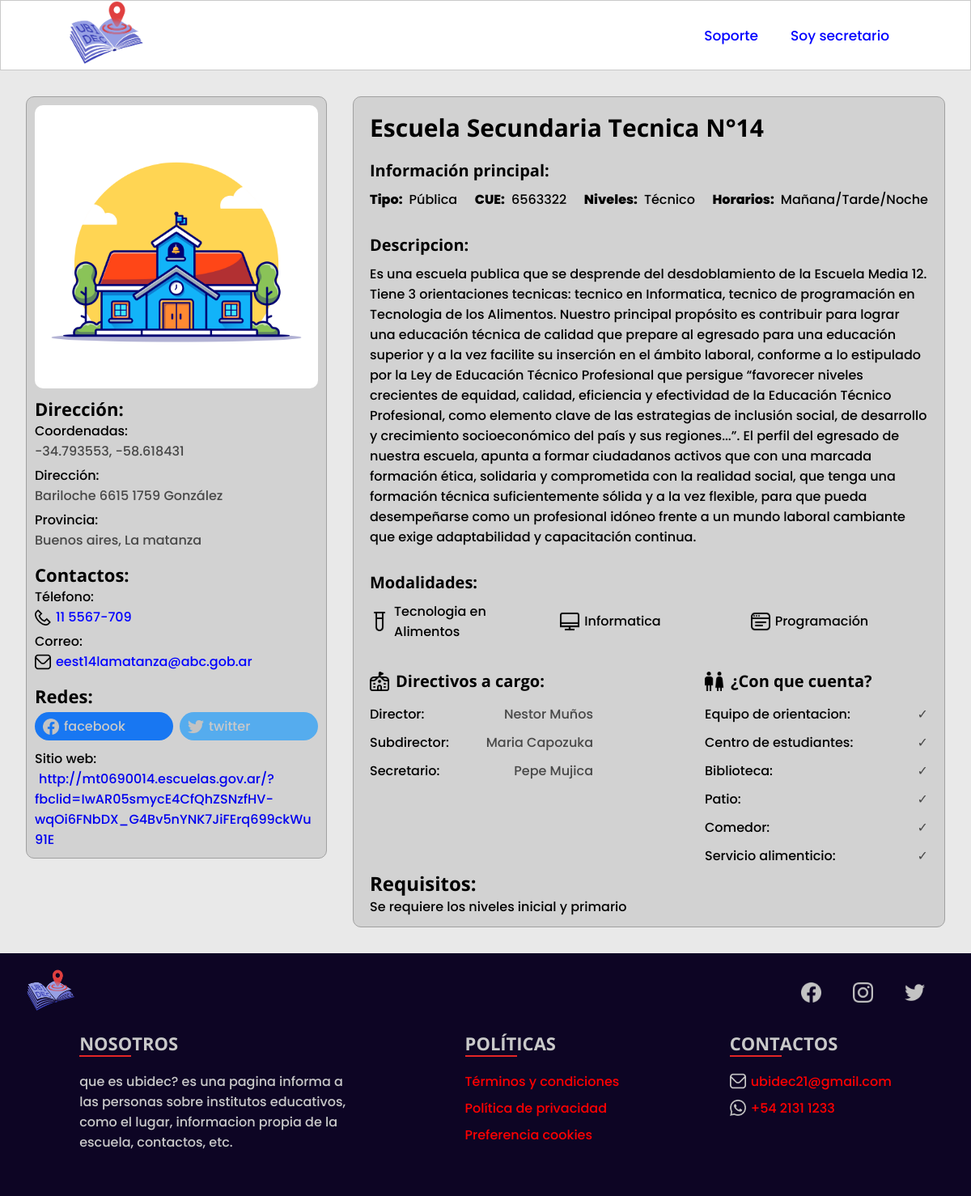
/noinstitucion.php?id=1, run on the app's committed database.
### tables this page shows
CREATE TABLE `institutos` (
  `id` int(11) NOT NULL,
  `id_secretario` int(11) NOT NULL,
  `coordenadas` varchar(255) NOT NULL,
  `direccion` varchar(255) NOT NULL,
  `provincia` int(11) NOT NULL,
  `localidad` int(11) NOT NULL,
  `telefono` varchar(11) NOT NULL,
  `correo` varchar(255) NOT NULL,
  `pagina` varchar(1000) NOT NULL,
  `nom_instu` varchar(255) NOT NULL,
  `tipo` varchar(255) NOT NULL,
  `cue` int(11) NOT NULL,
  `niveles` varchar(255) NOT NULL,
  `horarios` varchar(255) NOT NULL,
  `descripcion` text NOT NULL,
  `director` varchar(255) NOT NULL,
  `subdirector` varchar(255) NOT NULL,
  `secretario` varchar(255) NOT NULL,
  `requisitos` text NOT NULL,
  `f_actualizacion` timestamp NOT NULL DEFAULT current_timestamp() ON UPDATE current_timestamp()
);

CREATE TABLE `provincias` (
  `id` int(11) NOT NULL,
  `provincia` varchar(255) NOT NULL
);

CREATE TABLE `localidades` (
  `id` int(11) NOT NULL,
  `localidad` varchar(255) NOT NULL
);

CREATE TABLE `redes` (
  `id` int(11) NOT NULL,
  `icon` varchar(255) NOT NULL,
  `tipo` varchar(20) NOT NULL,
  `link` varchar(255) NOT NULL,
  `color` varchar(255) NOT NULL,
  `id_institucion` int(11) NOT NULL
);

CREATE TABLE `modalidades` (
  `id` int(11) NOT NULL,
  `icon` varchar(9999) NOT NULL,
  `modalidad` varchar(255) NOT NULL
);

### noinstitucion.php (the view, shortened to what this page needs)
<?php
include "sistem/conexion.php";
if (isset($_GET['id']) && !empty($_GET['id'])) {
    $institutoID = $_GET['id'];
    $sql = "SELECT institutos.id, provincias.provincia AS provi, institutos.provincia, localidades.localidad AS locas, institutos.localidad,
    coordenadas, direccion, telefono, correo, pagina,nom_instu, tipo, cue,niveles, horarios, descripcion, director, subdirector, secretario, requisitos FROM institutos
    INNER JOIN provincias ON provincias.id=institutos.provincia
    INNER JOIN localidades ON localidades.id=institutos.localidad
    WHERE institutos.id = $institutoID";
    $r = $con->query($sql);
    if ($r->num_rows > 0) {
        $instituto = $r->fetch_assoc();
        $provin = $instituto['provi'];
        $loca = $instituto['locas'];
        $sql_cuenta = "SELECT * FROM ins_cuenta WHERE id_institucion = $institutoID";
        $r_cuenta = $con->query($sql_cuenta);
        $cuenta = $r_cuenta->fetch_assoc();
        $sql_modalidad = "SELECT modalidades.modalidad, modalidades.icon FROM modalidades
        INNER JOIN mod_insti ON modalidades.id = mod_insti.id_modalidad
        WHERE mod_insti.id_institucion = $institutoID";
        $r_modalidad = $con->query($sql_modalidad);
                if ($r_modalidad === false) {
            echo "Error en la consulta de modalidades: " . $con->error;
        } else {
            $modalidad = [];
                while ($row = $r_modalidad->fetch_assoc()) {
                $modalidad[] = $row;
            }
        }
        $sql_redes = "SELECT redes.tipo, redes.link, redes.color, redes.icon FROM redes
        INNER JOIN institutos ON redes.id_institucion = institutos.id
        WHERE institutos.id = $institutoID";
            $r_redes = $con->query($sql_redes);
        if ($r_redes === false) {
         echo "Error en la consulta de redes sociales: " . $con->error;
        } else {
        $redes = [];
            while ($row = $r_redes->fetch_assoc()) {
        $redes[] = $row;
            }
        }
    } else {
        header("location:noindex.php");
    }
} else {
    header("location:noindex.php");
}
?>
<!DOCTYPE html>
<html lang="en">
<head>
    <link rel="stylesheet" href="estilo/institucion.css">
</head>
<body>
    <div class="menu">
        <header class="menu-content">
            <a href="index.php"><img class="logo" src="icons/logo_ubidec _cheto.png" alt=""></a>
            <div class="support">
                <div class="support-items">
                    <a href="#">Soporte</a>
                    <a href="session.php">Soy secretario</a>
                </div>
            </div>
        </div>
    <main class="contenido">
        <section class="info-general">
            <div class="info-colum1">
                <header class="photo-instituto">
                    <img src="img/escuela-reference.jpg" alt="">
                </header>
                <div class="direction">
                    <h2 style="font-size: 22px;">Dirección:</h2>
                    <div class="coordinate"><span>Coordenadas:</span><p><?php echo $instituto['coordenadas']; ?></p></div>
                    <div class="coordinate"><span>Dirección:</span><p><?php echo $instituto['direccion']; ?></p></div>
                    <div class="coordinate"><span>Provincia:</span><p><?php echo ''.$provin.', '.$loca.'' ?></p></div>
                </div>
                <div class="instituto-contact">
                    <h2 style="font-size: 22px;">Contactos:</h2>
                    <div class="contact"><span>Télefono:</span><a href="#"><img src="icons/telefono.png" alt=""><?php echo $instituto['telefono']; ?></a></div>
                    <div class="contact"><span>Correo:</span><a href="#"><img src="icons/correo.png" alt=""><?php echo $instituto['correo']; ?></a></div>
                </div>
                <div class="instituto-redes">
                    <?php if (!empty($redes)) : ?>
                    <h2 style="font-size: 22px; margin-bottom: 5px;">Redes:</h2>
                    <div class="redes">
                        <?php foreach ($redes as $red) : ?>
                            <a href="<?php echo $red['link']; ?>" style="<?php echo $red['color']; ?>;" target="_blank">
                                <img src="<?php echo $red['icon']; ?>" alt=""><?php echo $red['tipo']; ?>
                            </a>
                        <?php endforeach; ?>
                    </div>
                    <?php endif; ?>
                    <?php if (!empty($instituto['pagina'])) : ?>
                        <div class="pagina"><span>Sitio web:</span><a href="<?php echo $instituto['pagina']; ?>" target="_blank"><?php echo $instituto['pagina']; ?></a></div>
                    <?php endif; ?>
                </div>
            </div>
        </section>
        <section class="info-principal">
            <div class="info-colum2">
                <header class="title-instituto">
                    <h1><?php echo $instituto['nom_instu']; ?></h1>
                </header>
                <div class="featured-info">
                    <h2>Información principal:</h2>
                    <div class="data-school">
                        <div class="data"><span>Tipo:</span><p><?php echo $instituto['tipo']; ?></p></div>
                        <div class="data"><span>CUE:</span><p><?php echo $instituto['cue']; ?></p></div>
                        <div class="data"><span>Niveles:</span><p><?php echo $instituto['niveles']; ?></p></div>
                        <div class="data"><span>Horarios:</span><p><?php echo $instituto['horarios']; ?></p></div>
                    </div>
                </div>
                <div class="description">
                        <h2>Descripcion:</h2>
                    <div class="description-instituto">
                        <p>
                            <?php echo $instituto['descripcion']; ?>
                        </p>
                    </div>
                </div>
                <?php if (!empty($modalidad)) : ?>
                    <div class="category">
                     <h2>Modalidades:</h2>
                        <div class="degree-instituto">
                            <?php foreach ($modalidad as $modalidaditem) : ?>
                            <div class="degree">
                                <img src="<?php echo $modalidaditem['icon']; ?>" alt="">
                                <p><?php echo $modalidaditem['modalidad']; ?></p>
                            </div>
                            <?php endforeach; ?>
                        </div>
                    </div>
                 <?php endif; ?>
                <div class="characteristics">
                    <div class="structure">
                        <div class="title-structure"><img src="icons/colegio.png" alt=""><h2>Directivos a cargo:</h2></div>
                        <ul class="colum-info">
                            <li class="info-structure"><span>Director:</span><p><?php echo $instituto['director']; ?></p></li>
                            <li class="info-structure"><span>Subdirector:</span><p><?php echo $instituto['subdirector']; ?></p></li>
                            <li class="info-structure"><span>Secretario:</span><p><?php echo $instituto['secretario']; ?></p></li>
                        </ul>
                    </div>
                    <div class="additional">
                        <div class="title-additional"><img src="icons/personas.png" alt=""><h2>¿Con que cuenta?</h2></div>
                        <ul class="colum-info2">
                            <li class="info-additional"><span>Equipo de orientacion:</span><p><?php echo ($cuenta['eq_orientacion'] == 1) ? '✓' : '✗'; ?></p></li>
                            <li class="info-additional"><span>Centro de estudiantes:</span><p><?php echo ($cuenta['centro_es'] == 1) ? '✓' : '✗'; ?></p></li>
                            <li class="info-additional"><span>Biblioteca:</span><p><?php echo ($cuenta['biblioteca'] == 1) ? '✓' : '✗'; ?></p></li>
                            <li class="info-additional"><span>Patio:</span><p><?php echo ($cuenta['patio'] == 1) ? '✓' : '✘'; ?></p></li>
                            <li class="info-additional"><span>Comedor:</span><p><?php echo ($cuenta['comedor'] == 1) ? '✓' : '✗'; ?></p></li>
                            <li class="info-additional"><span>Servicio alimenticio:</span><p><?php echo ($cuenta['sr_alimen'] == 1) ? '✓' : '✗'; ?></p></li>
                        </ul>
                    </div>
                </div>
                <div class="requeriments">
                        <h2>Requisitos:</h2>
                    <div class="content-requeriments">
                        <div class="info-requeriments"><span><?php echo $instituto['requisitos']; ?></span></div>
                    </div>
                </div>
            </div>
        </section>
    </main>
    <footer class="menu-down">
    <header class="fcabezera">
                <div class="flogo">
                    <img src="icons/logo_ubidec _cheto.png" alt="">
                </div>
                <div class="redes">
                    <a href="#" class="ficons"><img src="icons/facebook.png" alt=""></a>
                    <a href="https://www.instagram.com/ubidec_2023/?igshid=NTc4MTIwNjQ2YQ%3D%3D" target="_blank" id="insta" class="ficons"><img src="icons/instagram.png" alt=""></a>
                    <a href="#" class="ficons"><img src="icons/twitter.png" alt=""></a>
                </div>
            </header>
        <section class="footer">
            <div class="footer-links" style="width: 340px;">
                <h2>NOSOTROS</h2>
                    <span>que es ubidec? es una pagina informa a las personas sobre institutos educativos, como el lugar, informacion propia de la escuela, contactos, etc.</span>
            </div>
            <div class="footer-links">
                <h2>POLÍTICAS</h2>
                <li><a href="#">Términos y condiciones</a></li>
                <li><a href="#">Política de privacidad</a></li>
                <li><a href="#">Preferencia cookies</a></li>
            </div>
            <div class="footer-links">
                <h2>CONTACTOS</h2>
                <li><a href="#"><img src="icons/correofalse.png" alt=""> ubidec21@gmail.com</a></li>
                <li><a href="#"><img src="icons/whatsapp.png" alt=""> +54 2131 1233</a></li>
            </div>
        </section>
    </footer>
</body>
</html>

### data on the page
institutos: coordenadas "-34.793553, -58.618431", direccion "Bariloche 6615 1759 González", provincias.provincia "Buenos aires", localidades.localidad "La matanza", telefono "11 5567-709", correo "eest14lamatanza@abc.gob.ar", pagina "http://mt0690014.escuelas.gov.ar/?fbclid=IwAR05smycE4CfQhZSNzfHV-wqOi6FNbDX_G4Bv5nYNK7JiFErq699ckWu91E", nom_instu "Escuela Secundaria Tecnica N°14", tipo "Pública", cue "6563322", niveles "Técnico", horarios "Mañana/Tarde/Noche", descripcion "Es una escuela publica que se desprende del desdoblamiento de la Escuela Media 12. Tiene 3 orientaciones tecnicas: tecnico en Informatica, tecnico de programación en Tecnologia de los Alimentos. Nuestro principal propósito es contribuir para lograr una educación técnica de calidad que prepare al egresado para una educación superior y a la vez facilite su inserción en el ámbito laboral, conforme a lo estipulado por la Ley de Educación Técnico Profesional que persigue “favorecer niveles crecientes de equidad, calidad, eficiencia y efectividad de la Educación Técnico Profesional, como elemento clave de las estrategias de inclusión social, de desarrollo y crecimiento socioeconómico del país y…", director "Nestor Muños", subdirector "Maria Capozuka", secretario "Pepe Mujica", requisitos "Se requiere los niveles inicial y primario"
redes: icon (picture), tipo "facebook"
redes: icon (picture), tipo "twitter"
modalidades: icon (picture), modalidad "Tecnologia en Alimentos"
modalidades: icon (picture), modalidad "Informatica"
modalidades: icon (picture), modalidad "Programación"
